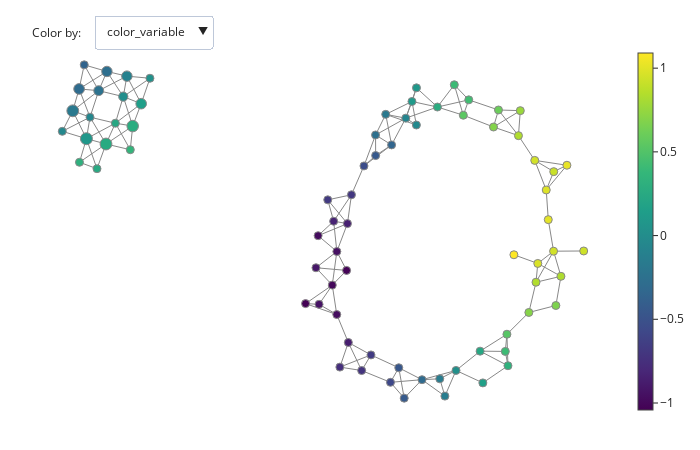

Notebook cell for this chart:
### Markdown cell above
In the dropdown menu, the entry `color_variable` refers to a user-defined quantity to color by - by default it is the average value of the points in each node. In general, one can configure this quantity to be an array, a `scikit-learn` transformer, or a list of indices to select from the data. For example, coloring by a PCA component can be implemented as follows:

### Code cell
# Initialise estimator to color graph by
pca = PCA(n_components=1).fit(data)

fig = plot_static_mapper_graph(
    pipe, data, color_by_columns_dropdown=True, color_variable=pca
)
fig.show(config={'scrollZoom': True})

### Figure 1 — Plotly figure (JSON) as saved in the notebook; plotly's stock layout.template omitted (floating-point values rounded to 4 significant figures; data arrays with more than 128 entries replaced by an {"elided": "..."} marker saying what was removed)
{"data": [{"hoverinfo": "none", "line": {"color": "#888", "width": 1}, "mode": "lines", "name": "edge_trace", "type": "scatter", "uid": "0eb418cb-d5eb-43f5-a95c-02e5d3a7c01e", "x": {"elided": "465 float values"}, "y": {"elided": "465 float values"}}, {"hoverinfo": "text", "hovertext": ["Node ID: 0<br>Node size: 12<br>Summary statistic: 0.409", "Node ID: 1<br>Node size: 78<br>Summary statistic: 0.54", "Node ID: 2<br>Node size: 99<br>Summary statistic: 0.688", "Node ID: 3<br>Node size: 103<br>Summary statistic: 0.836", "Node ID: 4<br>Node size: 87<br>Summary statistic: 0.949", "Node ID: 5<br>Node size: 28<br>Summary statistic: 1.02", "Node ID: 6<br>Node size: 1<br>Summary statistic: -0.037", "Node ID: 7<br>Node size: 46<br>Summary statistic: 0.11", "Node ID: 8<br>Node size: 105<br>Summary statistic: 0.271", "Node ID: 9<br>Node size: 39<br>Summary statistic: 0.43", "Node ID: 10<br>Node size: 7<br>Summary statistic: 0.604", "Node ID: 11<br>Node size: 5<br>Summary statistic: 0.763", "Node ID: 12<br>Node size: 33<br>Summary statistic: 0.916", "Node ID: 13<br>Node size: 100<br>Summary statistic: 0.984", "Node ID: 14<br>Node size: 55<br>Summary statistic: 1.01", "Node ID: 15<br>Node size: 1<br>Summary statistic: 1.09", "Node ID: 16<br>Node size: 17<br>Summary statistic: -0.177", "Node ID: 17<br>Node size: 108<br>Summary statistic: -0.0717", "Node ID: 18<br>Node size: 11<br>Summary statistic: 0.0934", "Node ID: 19<br>Node size: 1<br>Summary statistic: 0.931", "Node ID: 20<br>Node size: 116<br>Summary statistic: 0.945", "Node ID: 21<br>Node size: 28<br>Summary statistic: 0.972", "Node ID: 22<br>Node size: 63<br>Summary statistic: -0.343", "Node ID: 23<br>Node size: 53<br>Summary statistic: -0.254", "Node ID: 24<br>Node size: 31<br>Summary statistic: 0.0336", "Node ID: 25<br>Node size: 254<br>Summary statistic: 0.149", "Node ID: 26<br>Node size: 301<br>Summary statistic: 0.28", "Node ID: 27<br>Node size: 58<br>Summary statistic: 0.354", "Node ID: 28<br>Node size: 31<br>Summary statistic: 0.829", "Node ID: 29<br>Node size: 87<br>Summary statistic: 0.84", "Node ID: 30<br>Node size: 105<br>Summary statistic: -0.534", "Node ID: 31<br>Node size: 17<br>Summary statistic: -0.448", "Node ID: 32<br>Node size: 248<br>Summary statistic: -0.104", "Node ID: 33<br>Node size: 193<br>Summary statistic: 0.0106", "Node ID: 34<br>Node size: 126<br>Summary statistic: 0.232", "Node ID: 35<br>Node size: 318<br>Summary statistic: 0.255", "Node ID: 36<br>Node size: 2<br>Summary statistic: 0.31", "Node ID: 37<br>Node size: 3<br>Summary statistic: 0.671", "Node ID: 38<br>Node size: 105<br>Summary statistic: 0.696", "Node ID: 39<br>Node size: 93<br>Summary statistic: -0.696", "Node ID: 40<br>Node size: 14<br>Summary statistic: -0.673", "Node ID: 41<br>Node size: 247<br>Summary statistic: -0.263", "Node ID: 42<br>Node size: 221<br>Summary statistic: -0.238", "Node ID: 43<br>Node size: 117<br>Summary statistic: -0.0643", "Node ID: 44<br>Node size: 327<br>Summary statistic: 0.08", "Node ID: 45<br>Node size: 2<br>Summary statistic: 0.248", "Node ID: 46<br>Node size: 3<br>Summary statistic: 0.413", "Node ID: 47<br>Node size: 103<br>Summary statistic: 0.523", "Node ID: 48<br>Node size: 63<br>Summary statistic: -0.852", "Node ID: 49<br>Node size: 52<br>Summary statistic: -0.831", "Node ID: 50<br>Node size: 26<br>Summary statistic: -0.358", "Node ID: 51<br>Node size: 260<br>Summary statistic: -0.291", "Node ID: 52<br>Node size: 318<br>Summary statistic: -0.174", "Node ID: 53<br>Node size: 65<br>Summary statistic: -0.045", "Node ID: 54<br>Node size: 23<br>Summary statistic: 0.231", "Node ID: 55<br>Node size: 95<br>Summary statistic: 0.324", "Node ID: 56<br>Node size: 10<br>Summary statistic: -0.975", "Node ID: 57<br>Node size: 101<br>Summary statistic: -0.951", "Node ID: 58<br>Node size: 8<br>Summary statistic: -0.909", "Node ID: 59<br>Node size: 7<br>Summary statistic: -0.138", "Node ID: 60<br>Node size: 99<br>Summary statistic: 0.0282", "Node ID: 61<br>Node size: 28<br>Summary statistic: 0.161", "Node ID: 62<br>Node size: 48<br>Summary statistic: -1.03", "Node ID: 63<br>Node size: 107<br>Summary statistic: -0.994", "Node ID: 64<br>Node size: 45<br>Summary statistic: -0.935", "Node ID: 65<br>Node size: 8<br>Summary statistic: -0.754", "Node ID: 66<br>Node size: 7<br>Summary statistic: -0.667", "Node ID: 67<br>Node size: 29<br>Summary statistic: -0.462", "Node ID: 68<br>Node size: 100<br>Summary statistic: -0.302", "Node ID: 69<br>Node size: 55<br>Summary statistic: -0.148", "Node ID: 70<br>Node size: 18<br>Summary statistic: -1.04", "Node ID: 71<br>Node size: 77<br>Summary statistic: -0.97", "Node ID: 72<br>Node size: 92<br>Summary statistic: -0.866", "Node ID: 73<br>Node size: 107<br>Summary statistic: -0.721", "Node ID: 74<br>Node size: 83<br>Summary statistic: -0.573", "Node ID: 75<br>Node size: 24<br>Summary statistic: -0.433"], "marker": {"color": [0.4088, 0.5403, 0.688, 0.8356, 0.9494, 1.021, -0.03704, 0.1098, 0.2712, 0.4302, 0.6039, 0.7632, 0.9159, 0.9839, 1.008, 1.091, -0.1772, -0.07166, 0.09342, 0.9312, 0.945, 0.9718, -0.3429, -0.2538, 0.03363, 0.1486, 0.2796, 0.3543, 0.8289, 0.8396, -0.5343, -0.4481, -0.1042, 0.01063, 0.2324, 0.2553, 0.3099, 0.6708, 0.6964, -0.6963, -0.6735, -0.2627, -0.2382, -0.06427, 0.08001, 0.2479, 0.4132, 0.5234, -0.8516, -0.8308, -0.3581, -0.2913, -0.1742, -0.04504, 0.2307, 0.3239, -0.9749, -0.9514, -0.9086, -0.1384, 0.02823, 0.1606, -1.028, -0.9936, -0.9348, -0.7545, -0.6674, -0.462, -0.3024, -0.1485, -1.042, -0.9703, -0.8662, -0.7207, -0.5727, -0.4326], "colorbar": {"thickness": 15, "title": {"side": "right", "text": ""}, "xanchor": "left"}, "colorscale": [[0, "#440154"], [0.1111, "#482878"], [0.2222, "#3e4989"], [0.3333, "#31688e"], [0.4444, "#26828e"], [0.5556, "#1f9e89"], [0.6667, "#35b779"], [0.7778, "#6ece58"], [0.8889, "#b5de2b"], [1, "#fde725"]], "line": {"color": "#888", "width": 1}, "opacity": 1, "reversescale": false, "showscale": true, "size": [12, 78, 99, 103, 87, 28, 1, 46, 105, 39, 7, 5, 33, 100, 55, 1, 17, 108, 11, 1, 116, 28, 63, 53, 31, 254, 301, 58, 31, 87, 105, 17, 248, 193, 126, 318, 2, 3, 105, 93, 14, 247, 221, 117, 327, 2, 3, 103, 63, 52, 26, 260, 318, 65, 23, 95, 10, 101, 8, 7, 99, 28, 48, 107, 45, 8, 7, 29, 100, 55, 18, 77, 92, 107, 83, 24], "sizemin": 4, "sizemode": "area", "sizeref": 4.542}, "mode": "markers", "name": "node_trace", "type": "scatter", "uid": "52d548e4-7523-4d45-945f-231e44fe9ab3", "x": [2.001, 2.204, 2.887, 3.452, 3.82, 4.548, 1.143, 1.043, 1.618, 2.328, 3.0, 3.494, 4.25, 4.08, 4.127, 3.349, 0.4491, 0.9028, 1.145, 4.928, 4.246, 3.889, 0.5817, 0.2188, -4.885, -5.083, -5.275, -5.33, 4.413, 3.849, -0.04322, 0.2211, -5.406, -5.488, -5.667, -5.879, -6.479, 4.299, 3.687, -0.3262, -0.8625, -5.859, -6.044, -6.241, -6.321, -6.083, 3.154, 3.191, -0.4168, -0.7289, -6.372, -6.488, -6.631, -6.868, 2.584, 3.214, -1.08, -0.6568, -1.129, 1.788, 2.039, 2.646, -0.4364, -0.7604, -1.059, -0.5883, 0.1154, 0.7443, 1.27, 1.672, -1.364, -0.6583, -0.3968, -0.09533, 0.5566, 0.867], "y": [3.026, 2.296, 2.015, 1.807, 1.215, 1.098, 2.062, 2.625, 2.493, 2.664, 2.422, 2.406, 0.9451, 0.506, -0.2046, -1.045, 2.317, 2.227, 2.952, -0.9552, -0.9603, -1.254, 1.586, 1.824, 3.182, 2.573, 2.037, 1.47, -1.562, -1.704, 1.082, 1.331, 3.232, 2.742, 2.105, 1.607, 1.17, -2.261, -2.428, 0.3911, 0.2699, 3.345, 2.885, 2.25, 1.734, 1.016, -3.361, -2.949, -0.2995, -0.2424, 3.503, 2.926, 2.402, 1.911, -3.355, -3.703, -0.5887, -0.9677, -1.357, -4.432, -3.817, -4.115, -1.421, -1.773, -2.233, -3.737, -3.445, -3.752, -4.038, -4.017, -2.216, -2.478, -3.147, -3.819, -4.101, -4.48]}], "layout": {"annotations": [{"align": "left", "showarrow": false, "text": "Color by:", "x": 0, "xref": "paper", "y": 1.055, "yref": "paper"}], "autosize": false, "height": 450, "hovermode": "closest", "margin": {"b": 20, "l": 5, "r": 5, "t": 40}, "showlegend": false, "title": {"text": ""}, "updatemenus": [{"buttons": [{"args": [{"hoverlabel.bgcolor": [null, null], "hovertext": [null, ["Node ID: 0<br>Node size: 12<br>Summary statistic: 0.409", "Node ID: 1<br>Node size: 78<br>Summary statistic: 0.54", "Node ID: 2<br>Node size: 99<br>Summary statistic: 0.688", "Node ID: 3<br>Node size: 103<br>Summary statistic: 0.836", "Node ID: 4<br>Node size: 87<br>Summary statistic: 0.949", "Node ID: 5<br>Node size: 28<br>Summary statistic: 1.02", "Node ID: 6<br>Node size: 1<br>Summary statistic: -0.037", "Node ID: 7<br>Node size: 46<br>Summary statistic: 0.11", "Node ID: 8<br>Node size: 105<br>Summary statistic: 0.271", "Node ID: 9<br>Node size: 39<br>Summary statistic: 0.43", "Node ID: 10<br>Node size: 7<br>Summary statistic: 0.604", "Node ID: 11<br>Node size: 5<br>Summary statistic: 0.763", "Node ID: 12<br>Node size: 33<br>Summary statistic: 0.916", "Node ID: 13<br>Node size: 100<br>Summary statistic: 0.984", "Node ID: 14<br>Node size: 55<br>Summary statistic: 1.01", "Node ID: 15<br>Node size: 1<br>Summary statistic: 1.09", "Node ID: 16<br>Node size: 17<br>Summary statistic: -0.177", "Node ID: 17<br>Node size: 108<br>Summary statistic: -0.0717", "Node ID: 18<br>Node size: 11<br>Summary statistic: 0.0934", "Node ID: 19<br>Node size: 1<br>Summary statistic: 0.931", "Node ID: 20<br>Node size: 116<br>Summary statistic: 0.945", "Node ID: 21<br>Node size: 28<br>Summary statistic: 0.972", "Node ID: 22<br>Node size: 63<br>Summary statistic: -0.343", "Node ID: 23<br>Node size: 53<br>Summary statistic: -0.254", "Node ID: 24<br>Node size: 31<br>Summary statistic: 0.0336", "Node ID: 25<br>Node size: 254<br>Summary statistic: 0.149", "Node ID: 26<br>Node size: 301<br>Summary statistic: 0.28", "Node ID: 27<br>Node size: 58<br>Summary statistic: 0.354", "Node ID: 28<br>Node size: 31<br>Summary statistic: 0.829", "Node ID: 29<br>Node size: 87<br>Summary statistic: 0.84", "Node ID: 30<br>Node size: 105<br>Summary statistic: -0.534", "Node ID: 31<br>Node size: 17<br>Summary statistic: -0.448", "Node ID: 32<br>Node size: 248<br>Summary statistic: -0.104", "Node ID: 33<br>Node size: 193<br>Summary statistic: 0.0106", "Node ID: 34<br>Node size: 126<br>Summary statistic: 0.232", "Node ID: 35<br>Node size: 318<br>Summary statistic: 0.255", "Node ID: 36<br>Node size: 2<br>Summary statistic: 0.31", "Node ID: 37<br>Node size: 3<br>Summary statistic: 0.671", "Node ID: 38<br>Node size: 105<br>Summary statistic: 0.696", "Node ID: 39<br>Node size: 93<br>Summary statistic: -0.696", "Node ID: 40<br>Node size: 14<br>Summary statistic: -0.673", "Node ID: 41<br>Node size: 247<br>Summary statistic: -0.263", "Node ID: 42<br>Node size: 221<br>Summary statistic: -0.238", "Node ID: 43<br>Node size: 117<br>Summary statistic: -0.0643", "Node ID: 44<br>Node size: 327<br>Summary statistic: 0.08", "Node ID: 45<br>Node size: 2<br>Summary statistic: 0.248", "Node ID: 46<br>Node size: 3<br>Summary statistic: 0.413", "Node ID: 47<br>Node size: 103<br>Summary statistic: 0.523", "Node ID: 48<br>Node size: 63<br>Summary statistic: -0.852", "Node ID: 49<br>Node size: 52<br>Summary statistic: -0.831", "Node ID: 50<br>Node size: 26<br>Summary statistic: -0.358", "Node ID: 51<br>Node size: 260<br>Summary statistic: -0.291", "Node ID: 52<br>Node size: 318<br>Summary statistic: -0.174", "Node ID: 53<br>Node size: 65<br>Summary statistic: -0.045", "Node ID: 54<br>Node size: 23<br>Summary statistic: 0.231", "Node ID: 55<br>Node size: 95<br>Summary statistic: 0.324", "Node ID: 56<br>Node size: 10<br>Summary statistic: -0.975", "Node ID: 57<br>Node size: 101<br>Summary statistic: -0.951", "Node ID: 58<br>Node size: 8<br>Summary statistic: -0.909", "Node ID: 59<br>Node size: 7<br>Summary statistic: -0.138", "Node ID: 60<br>Node size: 99<br>Summary statistic: 0.0282", "Node ID: 61<br>Node size: 28<br>Summary statistic: 0.161", "Node ID: 62<br>Node size: 48<br>Summary statistic: -1.03", "Node ID: 63<br>Node size: 107<br>Summary statistic: -0.994", "Node ID: 64<br>Node size: 45<br>Summary statistic: -0.935", "Node ID: 65<br>Node size: 8<br>Summary statistic: -0.754", "Node ID: 66<br>Node size: 7<br>Summary statistic: -0.667", "Node ID: 67<br>Node size: 29<br>Summary statistic: -0.462", "Node ID: 68<br>Node size: 100<br>Summary statistic: -0.302", "Node ID: 69<br>Node size: 55<br>Summary statistic: -0.148", "Node ID: 70<br>Node size: 18<br>Summary statistic: -1.04", "Node ID: 71<br>Node size: 77<br>Summary statistic: -0.97", "Node ID: 72<br>Node size: 92<br>Summary statistic: -0.866", "Node ID: 73<br>Node size: 107<br>Summary statistic: -0.721", "Node ID: 74<br>Node size: 83<br>Summary statistic: -0.573", "Node ID: 75<br>Node size: 24<br>Summary statistic: -0.433"]], "marker.color": [null, [0.4088, 0.5403, 0.688, 0.8356, 0.9494, 1.021, -0.03704, 0.1098, 0.2712, 0.4302, 0.6039, 0.7632, 0.9159, 0.9839, 1.008, 1.091, -0.1772, -0.07166, 0.09342, 0.9312, 0.945, 0.9718, -0.3429, -0.2538, 0.03363, 0.1486, 0.2796, 0.3543, 0.8289, 0.8396, -0.5343, -0.4481, -0.1042, 0.01063, 0.2324, 0.2553, 0.3099, 0.6708, 0.6964, -0.6963, -0.6735, -0.2627, -0.2382, -0.06427, 0.08001, 0.2479, 0.4132, 0.5234, -0.8516, -0.8308, -0.3581, -0.2913, -0.1742, -0.04504, 0.2307, 0.3239, -0.9749, -0.9514, -0.9086, -0.1384, 0.02823, 0.1606, -1.028, -0.9936, -0.9348, -0.7545, -0.6674, -0.462, -0.3024, -0.1485, -1.042, -0.9703, -0.8662, -0.7207, -0.5727, -0.4326]]}], "label": "color_variable", "method": "restyle"}, {"args": [{"hovertext": [null, ["Node ID: 0<br>Node size: 12<br>Summary statistic: -0.927", "Node ID: 1<br>Node size: 78<br>Summary statistic: -0.955", "Node ID: 2<br>Node size: 99<br>Summary statistic: -0.985", "Node ID: 3<br>Node size: 103<br>Summary statistic: -0.995", "Node ID: 4<br>Node size: 87<br>Summary statistic: -0.962", "Node ID: 5<br>Node size: 28<br>Summary statistic: -0.921", "Node ID: 6<br>Node size: 1<br>Summary statistic: -0.667", "Node ID: 7<br>Node size: 46<br>Summary statistic: -0.728", "Node ID: 8<br>Node size: 105<br>Summary statistic: -0.799", "Node ID: 9<br>Node size: 39<br>Summary statistic: -0.861", "Node ID: 10<br>Node size: 7<br>Summary statistic: -0.894", "Node ID: 11<br>Node size: 5<br>Summary statistic: -0.909", "Node ID: 12<br>Node size: 33<br>Summary statistic: -0.878", "Node ID: 13<br>Node size: 100<br>Summary statistic: -0.824", "Node ID: 14<br>Node size: 55<br>Summary statistic: -0.726", "Node ID: 15<br>Node size: 1<br>Summary statistic: -0.679", "Node ID: 16<br>Node size: 17<br>Summary statistic: -0.503", "Node ID: 17<br>Node size: 108<br>Summary statistic: -0.556", "Node ID: 18<br>Node size: 11<br>Summary statistic: -0.643", "Node ID: 19<br>Node size: 1<br>Summary statistic: -0.661", "Node ID: 20<br>Node size: 116<br>Summary statistic: -0.58", "Node ID: 21<br>Node size: 28<br>Summary statistic: -0.524", "Node ID: 22<br>Node size: 63<br>Summary statistic: -0.318", "Node ID: 23<br>Node size: 53<br>Summary statistic: -0.369", "Node ID: 24<br>Node size: 31<br>Summary statistic: -0.257", "Node ID: 25<br>Node size: 254<br>Summary statistic: -0.28", "Node ID: 26<br>Node size: 301<br>Summary statistic: -0.287", "Node ID: 27<br>Node size: 58<br>Summary statistic: -0.264", "Node ID: 28<br>Node size: 31<br>Summary statistic: -0.385", "Node ID: 29<br>Node size: 87<br>Summary statistic: -0.323", "Node ID: 30<br>Node size: 105<br>Summary statistic: -0.101", "Node ID: 31<br>Node size: 17<br>Summary statistic: -0.145", "Node ID: 32<br>Node size: 248<br>Summary statistic: -0.098", "Node ID: 33<br>Node size: 193<br>Summary statistic: -0.156", "Node ID: 34<br>Node size: 126<br>Summary statistic: -0.183", "Node ID: 35<br>Node size: 318<br>Summary statistic: -0.108", "Node ID: 36<br>Node size: 2<br>Summary statistic: -0.0551", "Node ID: 37<br>Node size: 3<br>Summary statistic: -0.172", "Node ID: 38<br>Node size: 105<br>Summary statistic: -0.107", "Node ID: 39<br>Node size: 93<br>Summary statistic: 0.108", "Node ID: 40<br>Node size: 14<br>Summary statistic: 0.143", "Node ID: 41<br>Node size: 247<br>Summary statistic: 0.0995", "Node ID: 42<br>Node size: 221<br>Summary statistic: 0.159", "Node ID: 43<br>Node size: 117<br>Summary statistic: 0.191", "Node ID: 44<br>Node size: 327<br>Summary statistic: 0.114", "Node ID: 45<br>Node size: 2<br>Summary statistic: 0.0204", "Node ID: 46<br>Node size: 3<br>Summary statistic: 0.16", "Node ID: 47<br>Node size: 103<br>Summary statistic: 0.109", "Node ID: 48<br>Node size: 63<br>Summary statistic: 0.322", "Node ID: 49<br>Node size: 52<br>Summary statistic: 0.364", "Node ID: 50<br>Node size: 26<br>Summary statistic: 0.241", "Node ID: 51<br>Node size: 260<br>Summary statistic: 0.28", "Node ID: 52<br>Node size: 318<br>Summary statistic: 0.286", "Node ID: 53<br>Node size: 65<br>Summary statistic: 0.246", "Node ID: 54<br>Node size: 23<br>Summary statistic: 0.371", "Node ID: 55<br>Node size: 95<br>Summary statistic: 0.332", "Node ID: 56<br>Node size: 10<br>Summary statistic: 0.505", "Node ID: 57<br>Node size: 101<br>Summary statistic: 0.565", "Node ID: 58<br>Node size: 8<br>Summary statistic: 0.616", "Node ID: 59<br>Node size: 7<br>Summary statistic: 0.667", "Node ID: 60<br>Node size: 99<br>Summary statistic: 0.582", "Node ID: 61<br>Node size: 28<br>Summary statistic: 0.507", "Node ID: 62<br>Node size: 48<br>Summary statistic: 0.725", "Node ID: 63<br>Node size: 107<br>Summary statistic: 0.804", "Node ID: 64<br>Node size: 45<br>Summary statistic: 0.872", "Node ID: 65<br>Node size: 8<br>Summary statistic: 0.89", "Node ID: 66<br>Node size: 7<br>Summary statistic: 0.89", "Node ID: 67<br>Node size: 29<br>Summary statistic: 0.869", "Node ID: 68<br>Node size: 100<br>Summary statistic: 0.815", "Node ID: 69<br>Node size: 55<br>Summary statistic: 0.745", "Node ID: 70<br>Node size: 18<br>Summary statistic: 0.93", "Node ID: 71<br>Node size: 77<br>Summary statistic: 0.959", "Node ID: 72<br>Node size: 92<br>Summary statistic: 0.995", "Node ID: 73<br>Node size: 107<br>Summary statistic: 0.992", "Node ID: 74<br>Node size: 83<br>Summary statistic: 0.963", "Node ID: 75<br>Node size: 24<br>Summary statistic: 0.933"]], "marker.color": [null, [-0.9274, -0.9553, -0.9845, -0.9951, -0.962, -0.9207, -0.6668, -0.7278, -0.7994, -0.8606, -0.8941, -0.9088, -0.8779, -0.8244, -0.7258, -0.6794, -0.503, -0.5561, -0.6425, -0.6614, -0.5804, -0.5245, -0.3181, -0.3686, -0.257, -0.2804, -0.2872, -0.2642, -0.3852, -0.3234, -0.1009, -0.1451, -0.09803, -0.1556, -0.1833, -0.1075, -0.05508, -0.1724, -0.1074, 0.1079, 0.1431, 0.09953, 0.1595, 0.1911, 0.1143, 0.02037, 0.1598, 0.1093, 0.3215, 0.3642, 0.2413, 0.2795, 0.2865, 0.2463, 0.3712, 0.3323, 0.5045, 0.5645, 0.6165, 0.6673, 0.5818, 0.5067, 0.7252, 0.8035, 0.8717, 0.8899, 0.8902, 0.869, 0.8153, 0.7452, 0.9298, 0.9587, 0.995, 0.9921, 0.9634, 0.9328]]}], "label": "Column 0", "method": "restyle"}, {"args": [{"hovertext": [null, ["Node ID: 0<br>Node size: 12<br>Summary statistic: -0.524", "Node ID: 1<br>Node size: 78<br>Summary statistic: -0.346", "Node ID: 2<br>Node size: 99<br>Summary statistic: -0.143", "Node ID: 3<br>Node size: 103<br>Summary statistic: 0.0831", "Node ID: 4<br>Node size: 87<br>Summary statistic: 0.31", "Node ID: 5<br>Node size: 28<br>Summary statistic: 0.48", "Node ID: 6<br>Node size: 1<br>Summary statistic: -0.914", "Node ID: 7<br>Node size: 46<br>Summary statistic: -0.754", "Node ID: 8<br>Node size: 105<br>Summary statistic: -0.583", "Node ID: 9<br>Node size: 39<br>Summary statistic: -0.403", "Node ID: 10<br>Node size: 7<br>Summary statistic: -0.164", "Node ID: 11<br>Node size: 5<br>Summary statistic: 0.0759", "Node ID: 12<br>Node size: 33<br>Summary statistic: 0.364", "Node ID: 13<br>Node size: 100<br>Summary statistic: 0.542", "Node ID: 14<br>Node size: 55<br>Summary statistic: 0.708", "Node ID: 15<br>Node size: 1<br>Summary statistic: 0.901", "Node ID: 16<br>Node size: 17<br>Summary statistic: -0.932", "Node ID: 17<br>Node size: 108<br>Summary statistic: -0.829", "Node ID: 18<br>Node size: 11<br>Summary statistic: -0.671", "Node ID: 19<br>Node size: 1<br>Summary statistic: 0.666", "Node ID: 20<br>Node size: 116<br>Summary statistic: 0.792", "Node ID: 21<br>Node size: 28<br>Summary statistic: 0.907", "Node ID: 22<br>Node size: 63<br>Summary statistic: -0.965", "Node ID: 23<br>Node size: 53<br>Summary statistic: -0.885", "Node ID: 24<br>Node size: 31<br>Summary statistic: -0.275", "Node ID: 25<br>Node size: 254<br>Summary statistic: -0.118", "Node ID: 26<br>Node size: 301<br>Summary statistic: 0.0861", "Node ID: 27<br>Node size: 58<br>Summary statistic: 0.237", "Node ID: 28<br>Node size: 31<br>Summary statistic: 0.853", "Node ID: 29<br>Node size: 87<br>Summary statistic: 0.949", "Node ID: 30<br>Node size: 105<br>Summary statistic: -0.997", "Node ID: 31<br>Node size: 17<br>Summary statistic: -0.914", "Node ID: 32<br>Node size: 248<br>Summary statistic: -0.295", "Node ID: 33<br>Node size: 193<br>Summary statistic: -0.182", "Node ID: 34<br>Node size: 126<br>Summary statistic: 0.143", "Node ID: 35<br>Node size: 318<br>Summary statistic: 0.277", "Node ID: 36<br>Node size: 2<br>Summary statistic: 0.432", "Node ID: 37<br>Node size: 3<br>Summary statistic: 0.869", "Node ID: 38<br>Node size: 105<br>Summary statistic: 0.993", "Node ID: 39<br>Node size: 93<br>Summary statistic: -0.993", "Node ID: 40<br>Node size: 14<br>Summary statistic: -0.911", "Node ID: 41<br>Node size: 247<br>Summary statistic: -0.3", "Node ID: 42<br>Node size: 221<br>Summary statistic: -0.183", "Node ID: 43<br>Node size: 117<br>Summary statistic: 0.14", "Node ID: 44<br>Node size: 327<br>Summary statistic: 0.276", "Node ID: 45<br>Node size: 2<br>Summary statistic: 0.428", "Node ID: 46<br>Node size: 3<br>Summary statistic: 0.875", "Node ID: 47<br>Node size: 103<br>Summary statistic: 0.99", "Node ID: 48<br>Node size: 63<br>Summary statistic: -0.972", "Node ID: 49<br>Node size: 52<br>Summary statistic: -0.884", "Node ID: 50<br>Node size: 26<br>Summary statistic: -0.273", "Node ID: 51<br>Node size: 260<br>Summary statistic: -0.116", "Node ID: 52<br>Node size: 318<br>Summary statistic: 0.0834", "Node ID: 53<br>Node size: 65<br>Summary statistic: 0.242", "Node ID: 54<br>Node size: 23<br>Summary statistic: 0.85", "Node ID: 55<br>Node size: 95<br>Summary statistic: 0.951", "Node ID: 56<br>Node size: 10<br>Summary statistic: -0.938", "Node ID: 57<br>Node size: 101<br>Summary statistic: -0.823", "Node ID: 58<br>Node size: 8<br>Summary statistic: -0.687", "Node ID: 59<br>Node size: 7<br>Summary statistic: 0.629", "Node ID: 60<br>Node size: 99<br>Summary statistic: 0.79", "Node ID: 61<br>Node size: 28<br>Summary statistic: 0.909", "Node ID: 62<br>Node size: 48<br>Summary statistic: -0.742", "Node ID: 63<br>Node size: 107<br>Summary statistic: -0.586", "Node ID: 64<br>Node size: 45<br>Summary statistic: -0.403", "Node ID: 65<br>Node size: 8<br>Summary statistic: -0.0869", "Node ID: 66<br>Node size: 7<br>Summary statistic: 0.0551", "Node ID: 67<br>Node size: 29<br>Summary statistic: 0.361", "Node ID: 68<br>Node size: 100<br>Summary statistic: 0.552", "Node ID: 69<br>Node size: 55<br>Summary statistic: 0.712", "Node ID: 70<br>Node size: 18<br>Summary statistic: -0.502", "Node ID: 71<br>Node size: 77<br>Summary statistic: -0.349", "Node ID: 72<br>Node size: 92<br>Summary statistic: -0.134", "Node ID: 73<br>Node size: 107<br>Summary statistic: 0.0989", "Node ID: 74<br>Node size: 83<br>Summary statistic: 0.302", "Node ID: 75<br>Node size: 24<br>Summary statistic: 0.491"]], "marker.color": [null, [-0.5236, -0.3456, -0.1431, 0.08313, 0.3102, 0.4802, -0.9142, -0.7538, -0.5832, -0.4033, -0.164, 0.0759, 0.3635, 0.5424, 0.7077, 0.9014, -0.9321, -0.8287, -0.6712, 0.6657, 0.7916, 0.9068, -0.9647, -0.8847, -0.2748, -0.118, 0.08611, 0.2369, 0.8529, 0.9494, -0.9975, -0.9141, -0.2952, -0.1823, 0.1425, 0.2767, 0.4325, 0.8685, 0.9934, -0.9934, -0.9112, -0.2998, -0.1832, 0.1399, 0.2759, 0.4284, 0.8754, 0.9897, -0.9722, -0.8837, -0.2732, -0.1158, 0.08341, 0.2417, 0.8495, 0.9512, -0.9381, -0.8232, -0.6871, 0.6291, 0.7902, 0.9092, -0.7417, -0.5859, -0.403, -0.08689, 0.0551, 0.3615, 0.552, 0.7124, -0.5024, -0.3494, -0.1338, 0.09889, 0.3025, 0.491]]}], "label": "Column 1", "method": "restyle"}], "direction": "down", "pad": {"r": 10, "t": 10}, "showactive": true, "x": 0.11, "xanchor": "left", "y": 1.1, "yanchor": "top"}], "width": 700, "xaxis": {"autorange": true, "range": [-7.599, 5.659], "showgrid": false, "showline": false, "showticklabels": false, "ticks": "", "title": {"text": ""}, "type": "linear", "zeroline": false}, "yaxis": {"autorange": true, "range": [-5.004, 4.026], "showgrid": false, "showline": false, "showticklabels": false, "ticks": "", "title": {"text": ""}, "type": "linear", "zeroline": false}}}
